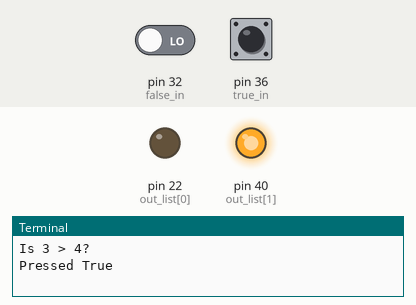
The program below on a simulated Raspberry Pi (header pin numbers). Parts: output pins drawn as LEDs (lit = HIGH), the last lines printed to the terminal. Inputs (shaded band) come from the test bench; at power-on: pin 36 (true_in) LOW, pin 32 (false_in) LOW. At 12.8 s the program stops and its outputs stay as they are.

Above: at 5.0 s.
5.1 s: pin 36 (true_in) driven HIGH
At 6.1 s:
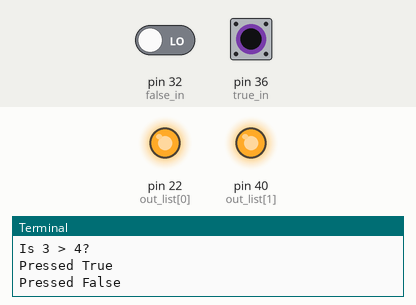
6.6 s: pin 32 (false_in) driven HIGH
At 8.3 s:
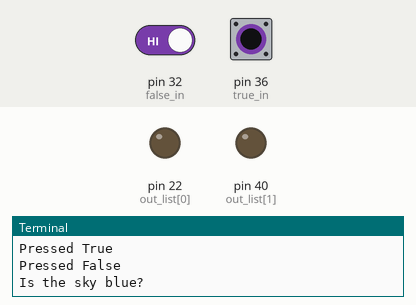
9.1 s: pin 36 (true_in) driven LOW
At 10.3 s:
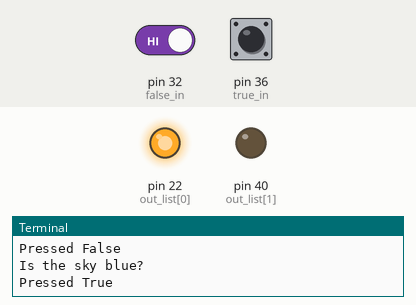
10.6 s: pin 36 (true_in) pulsed HIGH 5 times (0.12 s each, 0.3 s apart)
At 13.1 s:
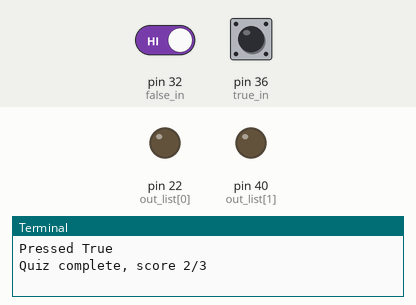
Timing chart, 0 to 14.3 s (numbered marks = the images above; inputs shaded):
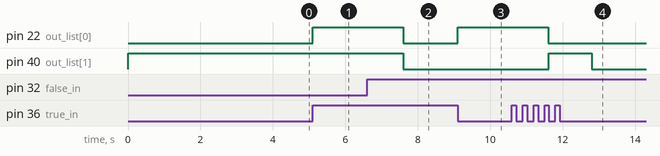

The program:

twoButton.py
```python
import RPi.GPIO as GPIO
import time

# Sets up for pin numbers (alt GPIO.BCM)
GPIO.setmode(GPIO.BOARD)
GPIO.setwarnings(False)

# True, False
in_list = [36, 32]

# Green, Red
out_list = [22, 40]

GPIO.setup(in_list, GPIO.IN)
GPIO.setup(out_list, GPIO.OUT)

questions = [
    ["Is 3 > 4?", False],
    ["Is the sky blue?", True],
    ["You can convert a int to a string in python with string concatination", False]
]
correct_count = 0

def validate_input(answer, actual):
    correct = answer == actual
    c = 0
    if correct:
        GPIO.output(22, True)
        c = 1
    else:
        GPIO.output(40, True)

    return c

for q in questions:
    answered = False

    print(q[0])

    while answered == False:
        true_in = GPIO.input(36)
        false_in = GPIO.input(32)

        if true_in == False:
            print('Pressed True')
            correct_count += validate_input(True, q[1])
            answered = True

            while true_in == False:
                true_in = GPIO.input(36)

        if false_in == False:
            print('Pressed False')
            correct_count += validate_input(False, q[1])
            answered = True

            while false_in == False:
                false_in = GPIO.input(32)

        if answered == True:
            time.sleep(1)
            GPIO.output(22, False)
            GPIO.output(40, False)

print("Quiz complete, score " + str(correct_count) + "/" + str(len(questions)))
GPIO.cleanup(in_list + out_list)
```

Measured:
- after the input at 5.1 s, pin 22 (out_list[0]): LOW → HIGH at once
- after the input at 6.6 s, pin 22 (out_list[0]), pin 40 (out_list[1]): HIGH → LOW after 1.0 s
- after the input at 9.1 s, pin 22 (out_list[0]): LOW → HIGH at once
- after the input at 10.6 s, pin 22 (out_list[0]): HIGH → LOW after 1.0 s; pin 40 (out_list[1]): LOW → HIGH after 1.0 s, → LOW 1.2 s later
